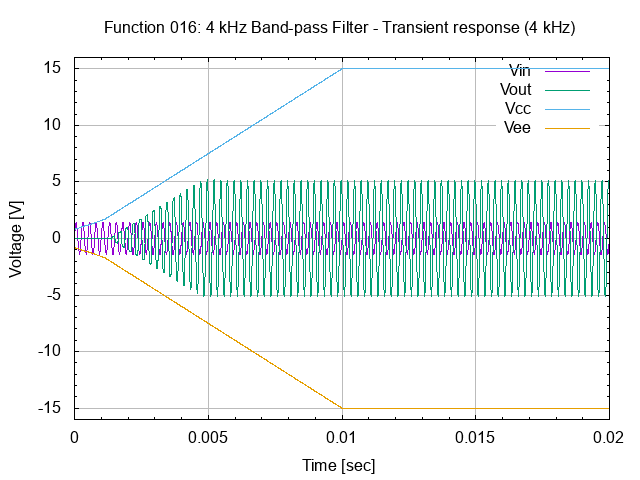

Recreate this plot in gnuplot.
# set terminal
set term png

#set graph
set output "26.016.00.01.01.02.png"
set title "Function 016: 4 kHz Band-pass Filter - Transient response (4 kHz)"

# setup Y-axis
set yrange [-16:16]
set grid ytics lt 1 lw 1 lc rgb "#bbbbbb"
set mytics
set ylabel "Voltage [V]"

# setup X-axis
set grid xtics lt 1 lw 1 lc rgb "#bbbbbb"
set mxtics
set xrange [0:0.02]
set xlabel "Time [sec]"

# setup plot style
set style data lines
plot '26.016.00.01.01.dat' using 1:2 title "Vin", \
     '26.016.00.01.01.dat' using 1:3 title "Vout", \
     '26.016.00.01.01.dat' using 1:4 title "Vcc", \
     '26.016.00.01.01.dat' using 1:5 title "Vee"

# set output back to default
set output

# reset terminal type
set terminal pop
